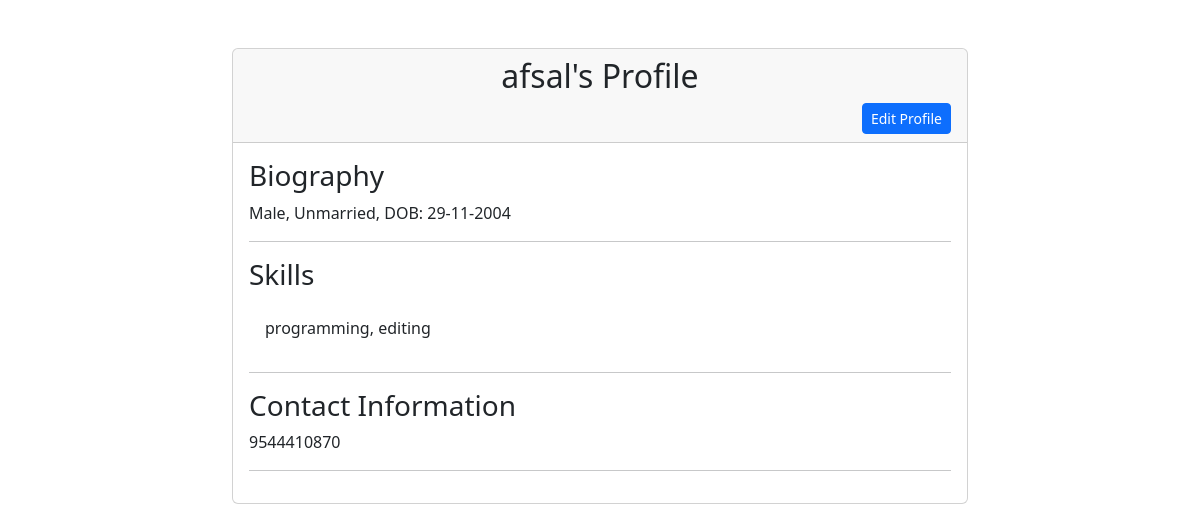
/profile/, run on the app's committed database.
### portapp/models.py (models this page shows, shortened)
class UserProfile(models.Model):
    user = models.OneToOneField(User, on_delete=models.CASCADE)
    bio = models.TextField(blank=True)
    skills = models.CharField(max_length=255, blank=True)
    contact_details = models.CharField(max_length=255, blank=True)

### portapp/views.py (the view)
# urls.py: path('profile/', profile_view, name='profile_view'),
def profile_view(request):
    profile, created = UserProfile.objects.get_or_create(id=1)  # Replace '1' with actual logic if needed
    if request.method == 'POST':
        form = UserProfileForm(request.POST, instance=profile)
        if form.is_valid():
            form.save()
            return redirect('profile_view')
    else:
        form = UserProfileForm(instance=profile)
    return render(request, 'profile_view.html', {'profile': profile, 'user': profile.user})

### templates/profile_view.html (shortened to what this page needs)
<!DOCTYPE html>
<html lang="en">
<head>
    <link href="https://cdn.jsdelivr.net/npm/bootstrap@5.3.0-alpha1/dist/css/bootstrap.min.css" rel="stylesheet">
</head>
<body>
<div class="container mt-5">
    <div class="row">
        <div class="col-md-8 offset-md-2">
            <div class="card">
                <div class="card-header text-center">
                    <h2>{{ user.username }}'s Profile</h2>
                    <a href="{% url 'edit_profile' %}" class="btn btn-primary btn-sm float-end">Edit Profile</a>
                </div>
                <div class="card-body">
                    <h3>Biography</h3>
                    <p>{{ profile.bio }}</p>
                    <hr>
                    <h3>Skills</h3>
                    <ul class="card-body">
                        <li class="list-group-item">{{ profile.skills }}</li>
                    </ul>
                    <hr>
                    <h3>Contact Information</h3>
                    <p>{{ profile.contact_details }}</p>
                    <hr>
                </div>
            </div>
        </div>
    </div>
</div>
</body>
</html>

### data on the page
UserProfile: bio "Male, Unmarried, DOB: 29-11-2004", skills "programming, editing", contact_details "9544410870"

### other printed values
{{ user.username }} "afsal"
